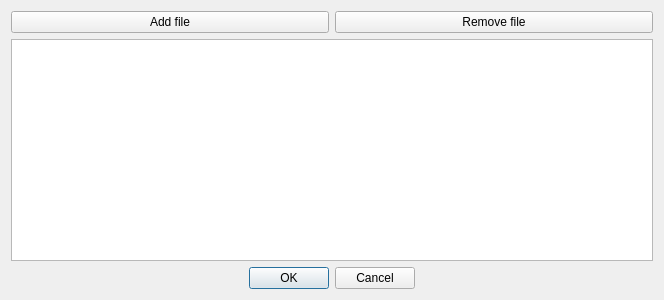
<?xml version="1.0" encoding="UTF-8"?>
<ui version="4.0">
 <class>ListAdditionally</class>
 <widget class="QDialog" name="ListAdditionally">
  <property name="geometry">
   <rect>
    <x>0</x>
    <y>0</y>
    <width>664</width>
    <height>300</height>
   </rect>
  </property>
  <property name="windowTitle">
   <string>List files</string>
  </property>
  <property name="locale">
   <locale language="English" country="UnitedStates"/>
  </property>
  <layout class="QHBoxLayout" name="horizontalLayout_2">
   <item>
    <layout class="QVBoxLayout" name="verticalLayout">
     <item>
      <layout class="QHBoxLayout" name="horizontalLayout">
       <item>
        <widget class="QPushButton" name="pbAddFile">
         <property name="text">
          <string>Add file</string>
         </property>
        </widget>
       </item>
       <item>
        <widget class="QPushButton" name="pbRemoveFile">
         <property name="text">
          <string>Remove file</string>
         </property>
        </widget>
       </item>
      </layout>
     </item>
     <item>
      <widget class="QListWidget" name="lwAdditionally"/>
     </item>
     <item>
      <widget class="QDialogButtonBox" name="bbAdditionally">
       <property name="orientation">
        <enum>Qt::Horizontal</enum>
       </property>
       <property name="standardButtons">
        <set>QDialogButtonBox::Cancel|QDialogButtonBox::Ok</set>
       </property>
       <property name="centerButtons">
        <bool>true</bool>
       </property>
      </widget>
     </item>
    </layout>
   </item>
  </layout>
 </widget>
 <resources/>
 <connections>
  <connection>
   <sender>bbAdditionally</sender>
   <signal>accepted()</signal>
   <receiver>ListAdditionally</receiver>
   <slot>accept()</slot>
   <hints>
    <hint type="sourcelabel">
     <x>248</x>
     <y>254</y>
    </hint>
    <hint type="destinationlabel">
     <x>157</x>
     <y>274</y>
    </hint>
   </hints>
  </connection>
  <connection>
   <sender>bbAdditionally</sender>
   <signal>rejected()</signal>
   <receiver>ListAdditionally</receiver>
   <slot>reject()</slot>
   <hints>
    <hint type="sourcelabel">
     <x>316</x>
     <y>260</y>
    </hint>
    <hint type="destinationlabel">
     <x>286</x>
     <y>274</y>
    </hint>
   </hints>
  </connection>
 </connections>
</ui>
